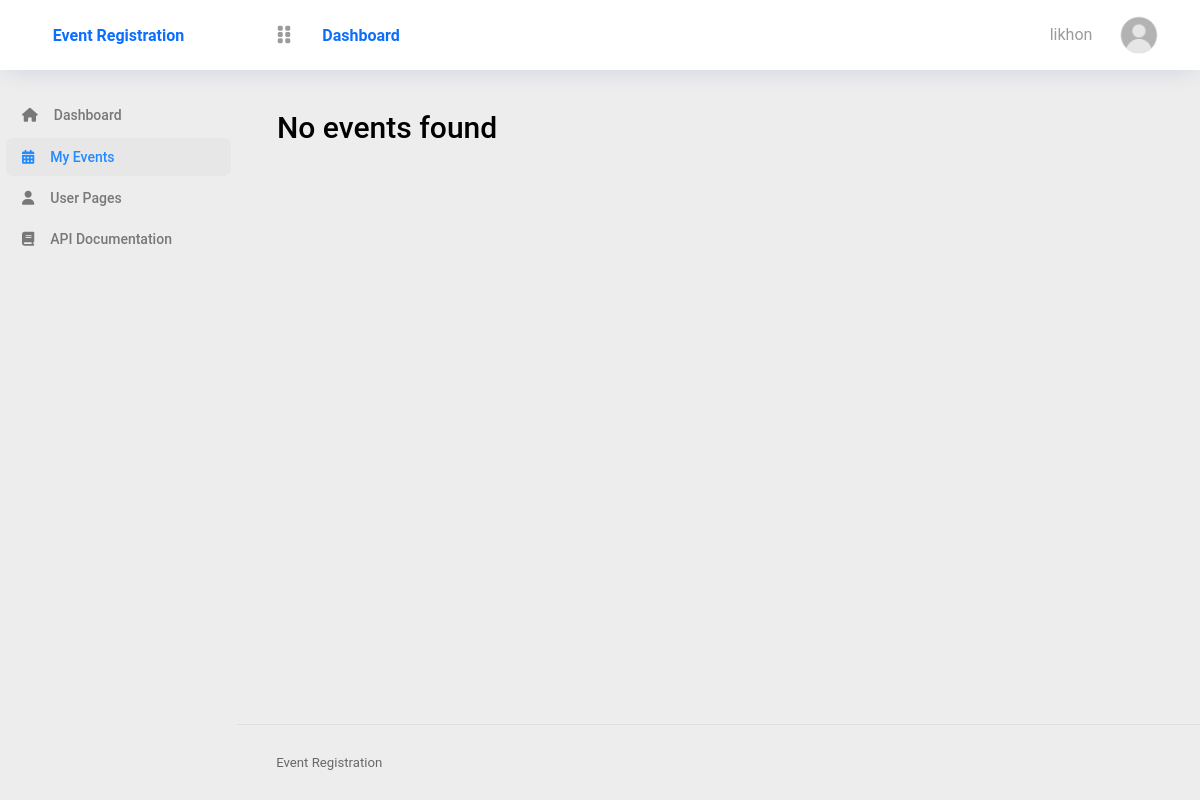
The app's page /my-events (signed in), older data.
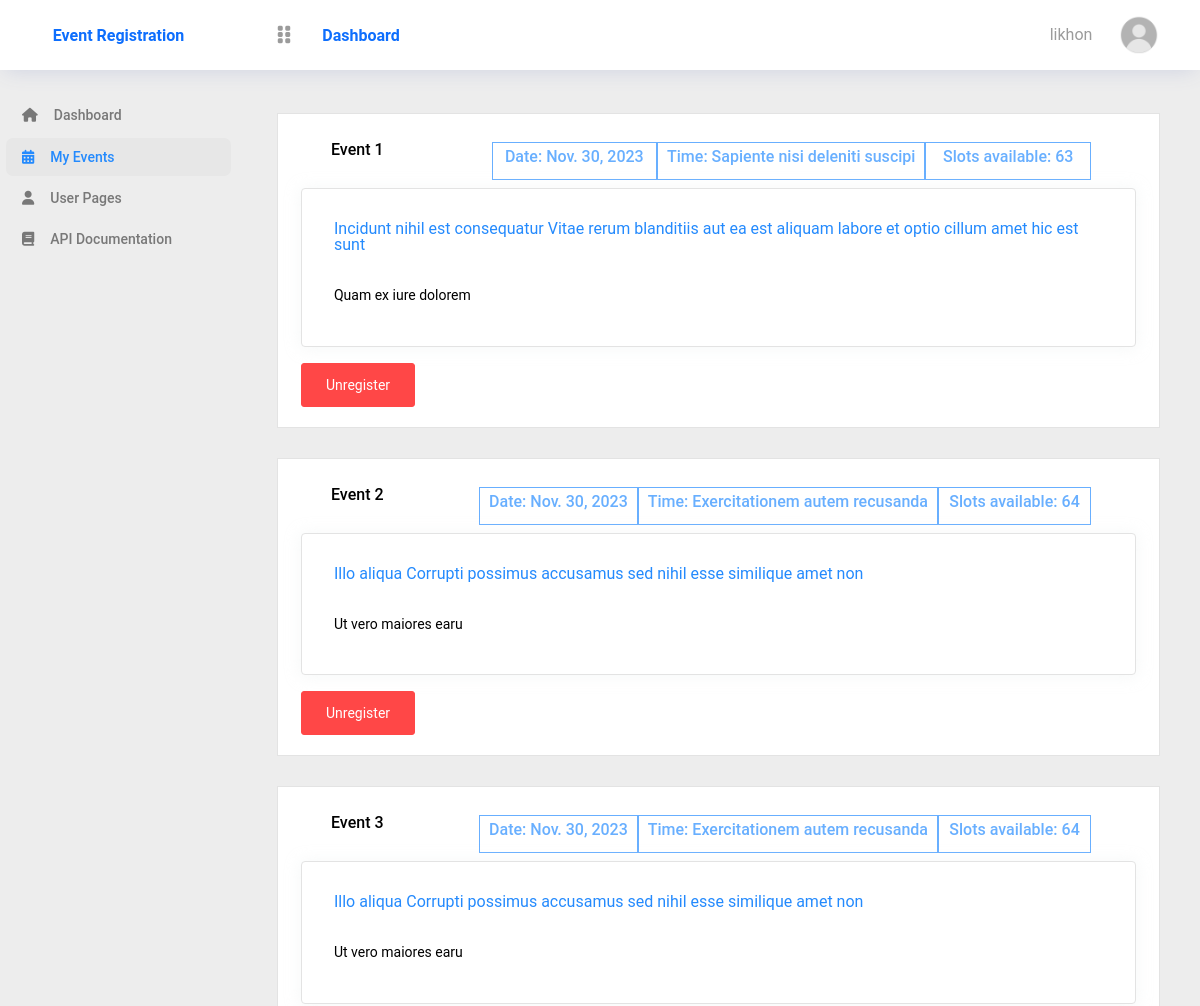
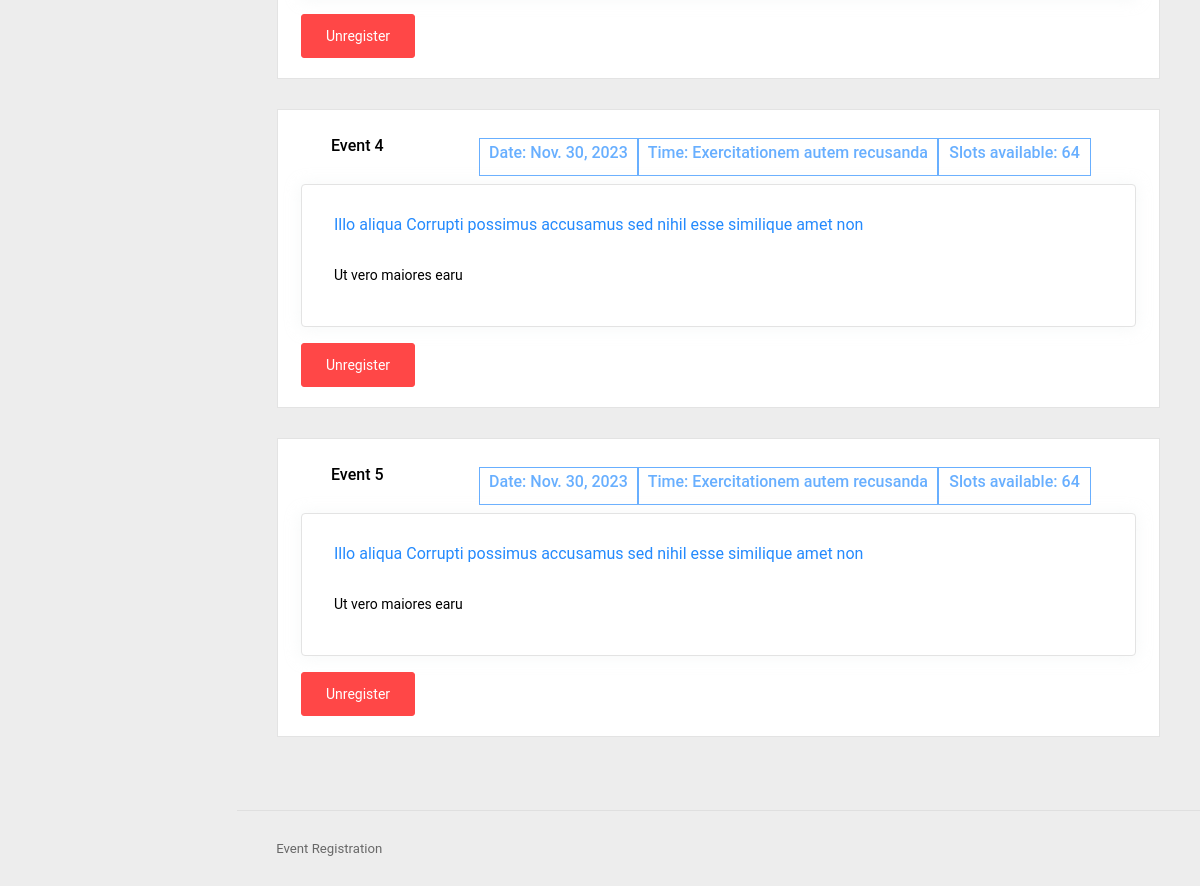
The same page, newer data (2 pictures, top to bottom).
### user_dashboard/models.py (models this page shows, shortened)
class UserEvent(models.Model):
    user = models.ForeignKey(User, on_delete=models.CASCADE)
    user_event = models.ForeignKey(Event, on_delete=models.CASCADE)
    status = models.BooleanField(default=True)

### events/models.py (models this page shows, shortened)
class Event(models.Model):
    title = models.CharField(max_length=200)
    description = models.TextField()
    date = models.DateField(auto_now=False, auto_now_add=False)
    time = models.CharField(max_length=30)
    location = models.CharField(max_length=200)
    slots = models.IntegerField()
    status = models.BooleanField(default=True)

### user_dashboard/views.py (the view)
# urls.py: path('my-events', views.my_events, name='my-events'),
@login_required
def my_events(request):
    my_events = UserEvent.objects.filter(user=request.user)
    return render(request, 'user_dashboard/my_events.html', {'my_events':my_events})

### templates/user_dashboard/my_events.html (shortened to what this page needs)
{% extends "layouts/master.html" %}
{% load static %}
{% block content %}
{% include "layouts/side_nav.html" %}
<div class="main-panel">
	<div class="content-wrapper">
		<div class="row">
			<div class="col-12 col-md-12">
				{% if my_events %}
				<div class="row">
					{% for my_event in my_events %}
					<div class="col-12 grid-margin">
						<div class="card">
							<div class="faq-block card-body">
								<div class="container-fluid py-2 row">
									<div class="col">
										<h5>Event&nbsp;{{ forloop.counter }}</h5>
									</div>
									<div class="col badge badge-info">
										<h5>Date:&nbsp;{{ my_event.user_event.date }}</h5>
									</div>
									<div class="col badge badge-info">
										<h5>Time:&nbsp;{{ my_event.user_event.time }}</h5>
									</div>
									<div class="col badge badge-info">
										<h5>Slots available:&nbsp;{{ my_event.user_event.slots }}</h5>
									</div>
								</div>
								<div id="accordion-1" class="accordion">
									<div class="card">
										<div class="card-header" id="headingOne">
											<h5 class="mb-0">
												<a data-bs-toggle="collapse" data-bs-target="#collapseOne"
													aria-expanded="true" aria-controls="collapseOne">
													{{ my_event.user_event.title }}
												</a>
											</h5>
										</div>
										<div id="collapseOne" class="collapse show" aria-labelledby="headingOne"
											data-bs-parent="#accordion-1">
											<div class="card-body">
												<p class="mb-0">
													{{ my_event.user_event.description }}
											</div>
										</div>
									</div>
									<div class="mt-3">
										<a href="{% url 'unregister-event' my_event.id %}"><button type="button" class="btn btn-danger btn-clipboard">Unregister</button></a>
									</div>
								</div>
							</div>
						</div>
					</div>
					{% endfor %}
				</div>
				{% else %}
				<h3>No events found</h3>
				{% endif %}
			</div>
		</div>
	</div>
	{% include "layouts/footer.html" %}
</div>
{% endblock content %}

### templates/layouts/master.html (shortened to what this page needs)
<!DOCTYPE html>
<html lang="en">
<head>
	{% include "layouts/head_tags.html" %}
</head>
<body>
	<div class="container-scroller">
		{% include "layouts/nav.html" %}
		<div class="container-fluid page-body-wrapper">
			{% block content %}{% endblock content %}
		</div>
	</div>
</body>
</html>

### templates/layouts/head_tags.html (shortened to what this page needs)
{% load static %}
<link rel="stylesheet" href="https://cdnjs.cloudflare.com/ajax/libs/font-awesome/6.4.2/css/all.min.css" />
<link rel="stylesheet" href="{% static 'css/vertical-layout-light/style.css' %}">
<link rel="stylesheet" href="{% static 'vendors/ti-icons/css/themify-icons.css' %}">

### templates/layouts/nav.html (shortened to what this page needs)
{% load static %}
<nav class="navbar col-lg-12 col-12 p-0 fixed-top d-flex flex-row">
	<div class="text-center navbar-brand-wrapper d-flex align-items-center justify-content-center">
		<div><a class='nav-link' href="{% url 'event-list' %}"><b>Event Registration</b></a></div>
	</div>
	<div class="navbar-menu-wrapper d-flex align-items-center justify-content-end">
		<button class="navbar-toggler navbar-toggler align-self-center" type="button" data-toggle="minimize">
			<span><i class="fa-solid fa-grip-vertical"></i></span>
		</button>
		{% if request.user.is_authenticated %}
		<div class="ms-3"><a class='nav-link' href="{% url 'dashboard' %}"><b>Dashboard</b></a></div>
		{% endif %}
		<ul class="navbar-nav navbar-nav-right">
			<li class="nav-item dropdown me-1">
				<a class="nav-link dropdown-toggle" href="#" data-bs-toggle="dropdown" id="profileDropdown">
					{{ request.user }}
				</a>
			</li>
			<li class="nav-item nav-profile dropdown">
				<img src="{% static 'image/blank_profile.jpg' %}" alt="profile" />
			</li>
		</ul>
	</div>
</nav>

### templates/layouts/side_nav.html (shortened to what this page needs)
<nav class="sidebar sidebar-offcanvas" id="sidebar">
    <ul class="nav">
      <li class="nav-item">
        <a class="nav-link" href="{% url 'dashboard' %}">
            <i class="fa-solid fa-house me-3"></i>
            <span class="menu-title">Dashboard</span>
        </a>
      </li>
      <li class="nav-item">
        <a class="nav-link" href="{% url 'my-events' %}">
          <i class="fa-solid fa-calendar-days me-3"></i>
            <span class="menu-title"> My Events </span>
        </a>
      </li>
      <li class="nav-item">
        <a class="nav-link" data-bs-toggle="collapse" href="#auth" aria-expanded="false" aria-controls="auth">
          <i class="fa-solid fa-user me-3"></i>
          <span class="menu-title">User Pages</span>
          <i class="menu-arrow"></i>
        </a>
      </li>
      <li class="nav-item">
        <a class="nav-link" href="../documentation/documentation.html">
          <i class="fa-solid fa-book me-3"></i>
          <span class="menu-title">API Documentation</span>
        </a>
      </li>
    </ul>
  </nav>

### templates/layouts/footer.html
<footer class="footer">
    <div class="d-sm-flex justify-content-center justify-content-sm-between">
        <span class="text-muted text-center text-sm-left d-block d-sm-inline-block">Event Registration</span>
    </div>
</footer>

### templates/layouts/scripts.html (shortened to what this page needs)
{% load static %}

Row changes from the older to the newer data that the page shows:
added UserEvent: user_event "Nov. 30, 2023", user_event.time "Sapiente nisi deleniti suscipi", user_event.slots "63", user_event "Incidunt nihil est consequatur Vitae rerum blanditiis aut ea est aliquam labore et optio cillum amet hic est sunt", user_event.description "Quam ex iure dolorem"
added UserEvent: user_event "Nov. 30, 2023", user_event.time "Exercitationem autem recusanda", user_event.slots "64", user_event "Illo aliqua Corrupti possimus accusamus sed nihil esse similique amet non", user_event.description "Ut vero maiores earu"
added UserEvent: user_event "Nov. 30, 2023", user_event.time "Exercitationem autem recusanda", user_event.slots "64", user_event "Illo aliqua Corrupti possimus accusamus sed nihil esse similique amet non", user_event.description "Ut vero maiores earu"
added UserEvent: user_event "Nov. 30, 2023", user_event.time "Exercitationem autem recusanda", user_event.slots "64", user_event "Illo aliqua Corrupti possimus accusamus sed nihil esse similique amet non", user_event.description "Ut vero maiores earu"
added UserEvent: user_event "Nov. 30, 2023", user_event.time "Exercitationem autem recusanda", user_event.slots "64", user_event "Illo aliqua Corrupti possimus accusamus sed nihil esse similique amet non", user_event.description "Ut vero maiores earu"
Text that changed along with them:
text no longer shown: "No events found"
